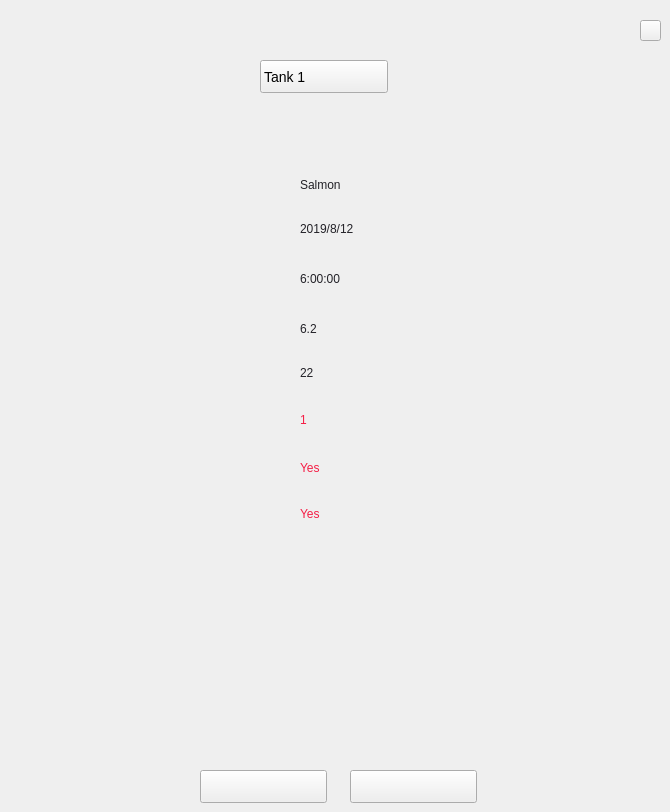
      <widget class="QWidget" name="page_dashboard">
       <property name="styleSheet">
        <string notr="true">border-image: url(:/Resources/dashboardWidget.png);</string>
       </property>
       <widget class="QPushButton" name="close_button1">
        <property name="geometry">
         <rect>
          <x>640</x>
          <y>20</y>
          <width>21</width>
          <height>21</height>
         </rect>
        </property>
        <property name="styleSheet">
         <string notr="true">QPushButton{
border-image: url(:/Resources/exitBlue.png);
background-repeat: none;
}

QPushButton:hover{
border-image: url(:/Resources/exitWhiteBlue.png);
}

QPushButton:pressed{
border-image: url(:/Resources/exitWhiteBlue.png);
}x</string>
        </property>
        <property name="text">
         <string/>
        </property>
       </widget>
       <widget class="QComboBox" name="comboBox">
        <property name="geometry">
         <rect>
          <x>260</x>
          <y>60</y>
          <width>128</width>
          <height>33</height>
         </rect>
        </property>
        <property name="styleSheet">
         <string notr="true">QComboBox {
border-image: url(:/Resources/comboBoxBG.png);
    color: black;
    font: 14px;
    padding: 1px 0px 1px 3px; /* This (useless) line resolves a bug with the font color */
}

QComboBox:focus {
    color: red;
}

QComboBox::drop-down 
{
    border: 0px; /* This seems to replace the whole arrow of the combo box */
}
</string>
        </property>
        <property name="editable">
         <bool>false</bool>
        </property>
        <property name="currentText" stdset="0">
         <string>Tank 1</string>
        </property>
        <item>
         <property name="text">
          <string>Tank 1</string>
         </property>
        </item>
       </widget>
       <widget class="QLabel" name="label_cleaning_2">
        <property name="geometry">
         <rect>
          <x>300</x>
          <y>459</y>
          <width>41</width>
          <height>18</height>
         </rect>
        </property>
        <property name="styleSheet">
         <string notr="true">border-image: url(:/Resources/whiteBG.png);
font: 25 12pt &quot;Roboto Light&quot;;
color: rgb(245, 29, 69);</string>
        </property>
        <property name="text">
         <string>Yes</string>
        </property>
       </widget>
       <widget class="QLabel" name="label_holes_2">
        <property name="geometry">
         <rect>
          <x>300</x>
          <y>411</y>
          <width>31</width>
          <height>18</height>
         </rect>
        </property>
        <property name="styleSheet">
         <string notr="true">border-image: url(:/Resources/whiteBG.png);
font: 25 12pt &quot;Roboto Light&quot;;
color: rgb(245, 29, 69);</string>
        </property>
        <property name="text">
         <string>1</string>
        </property>
       </widget>
       <widget class="QLabel" name="label_pipes_2">
        <property name="geometry">
         <rect>
          <x>300</x>
          <y>505</y>
          <width>41</width>
          <height>18</height>
         </rect>
        </property>
        <property name="styleSheet">
         <string notr="true">border-image: url(:/Resources/whiteBG.png);
font: 25 12pt &quot;Roboto Light&quot;;
color: rgb(245, 29, 69);</string>
        </property>
        <property name="text">
         <string>Yes</string>
        </property>
       </widget>
       <widget class="QPushButton" name="button_subscribe">
        <property name="geometry">
         <rect>
          <x>350</x>
          <y>770</y>
          <width>127</width>
          <height>33</height>
         </rect>
        </property>
        <property name="styleSheet">
         <string notr="true">QPushButton{
border-image: url(:/Resources/subscribe.png);
background-repeat: none;
}

QPushButton:hover{
border-image: url(:/Resources/subscribePressed.png);
}

QPushButton:pressed{
border-image: url(:/Resources/subscribePressed.png);
}x</string>
        </property>
        <property name="text">
         <string/>
        </property>
       </widget>
       <widget class="QPushButton" name="button_emailPath">
        <property name="geometry">
         <rect>
          <x>200</x>
          <y>770</y>
          <width>127</width>
          <height>33</height>
         </rect>
        </property>
        <property name="styleSheet">
         <string notr="true">QPushButton{
border-image: url(:/Resources/EmailButton.png);
background-repeat: none;
}

QPushButton:hover{
border-image: url(:/Resources/EmailButtonPressed.png);
}

QPushButton:pressed{
border-image: url(:/Resources/EmailButtonPressed.png);
}x</string>
        </property>
        <property name="text">
         <string/>
        </property>
       </widget>
       <widget class="QLabel" name="label_temp">
        <property name="geometry">
         <rect>
          <x>300</x>
          <y>364</y>
          <width>121</width>
          <height>18</height>
         </rect>
        </property>
        <property name="styleSheet">
         <string notr="true">border-image: url(:/Resources/whiteBG.png);
font: 25 12pt &quot;Roboto Light&quot;;
color: rgb(35, 34, 40);</string>
        </property>
        <property name="text">
         <string>22</string>
        </property>
       </widget>
       <widget class="QLabel" name="label_pH">
        <property name="geometry">
         <rect>
          <x>300</x>
          <y>320</y>
          <width>121</width>
          <height>18</height>
         </rect>
        </property>
        <property name="styleSheet">
         <string notr="true">border-image: url(:/Resources/whiteBG.png);
font: 25 12pt &quot;Roboto Light&quot;;
color: rgb(35, 34, 40);</string>
        </property>
        <property name="text">
         <string>6.2</string>
        </property>
       </widget>
       <widget class="QLabel" name="label_feedingSchedule">
        <property name="geometry">
         <rect>
          <x>300</x>
          <y>270</y>
          <width>121</width>
          <height>18</height>
         </rect>
        </property>
        <property name="styleSheet">
         <string notr="true">border-image: url(:/Resources/whiteBG.png);
font: 25 12pt &quot;Roboto Light&quot;;
color: rgb(35, 34, 40);</string>
        </property>
        <property name="text">
         <string>6:00:00</string>
        </property>
       </widget>
       <widget class="QLabel" name="label_harvestDate">
        <property name="geometry">
         <rect>
          <x>300</x>
          <y>220</y>
          <width>121</width>
          <height>18</height>
         </rect>
        </property>
        <property name="styleSheet">
         <string notr="true">border-image: url(:/Resources/whiteBG.png);
font: 25 12pt &quot;Roboto Light&quot;;
color: rgb(35, 34, 40);</string>
        </property>
        <property name="text">
         <string>2019/8/12</string>
        </property>
       </widget>
       <widget class="QLabel" name="label_fishType">
        <property name="geometry">
         <rect>
          <x>300</x>
          <y>176</y>
          <width>121</width>
          <height>18</height>
         </rect>
        </property>
        <property name="styleSheet">
         <string notr="true">border-image: url(:/Resources/whiteBG.png);
font: 25 12pt &quot;Roboto Light&quot;;
color: rgb(35, 34, 40);</string>
        </property>
        <property name="text">
         <string>Salmon</string>
        </property>
       </widget>
      </widget>
